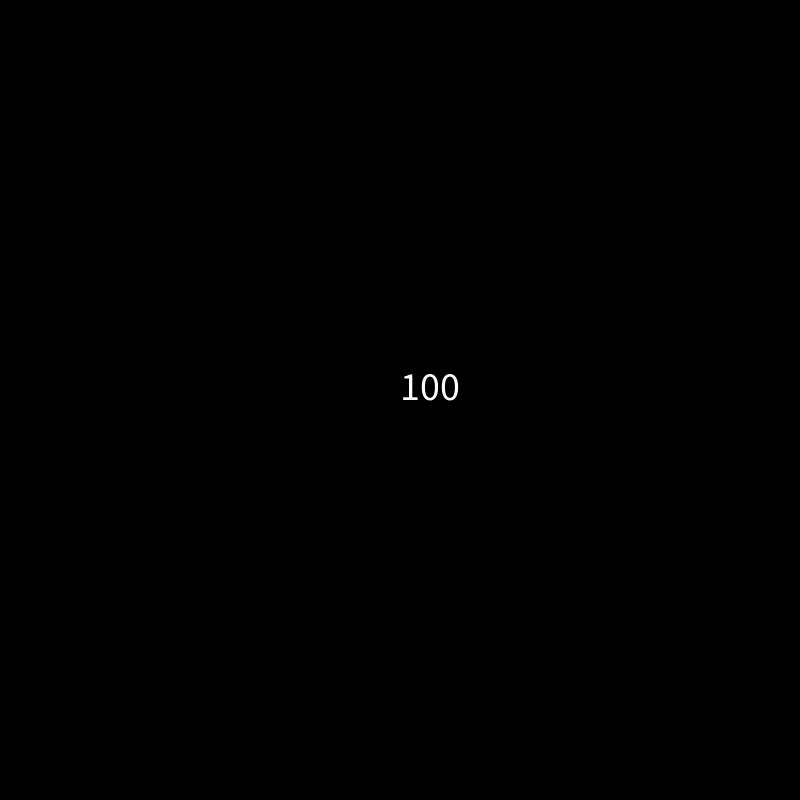
Frame 1 (no input)
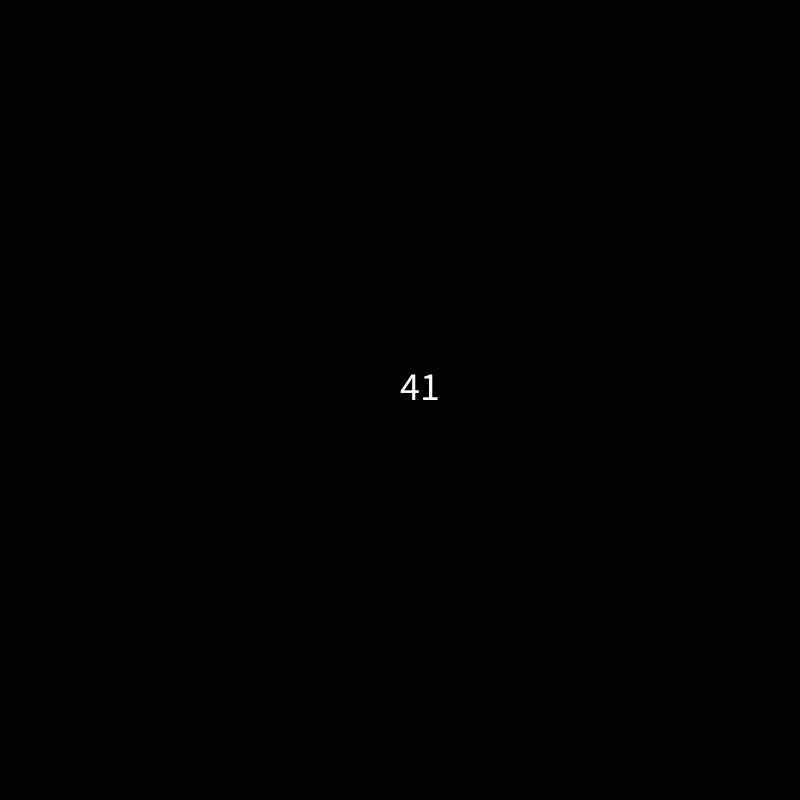
Frame 60 (the mouse pressed at the canvas centre just before this capture)
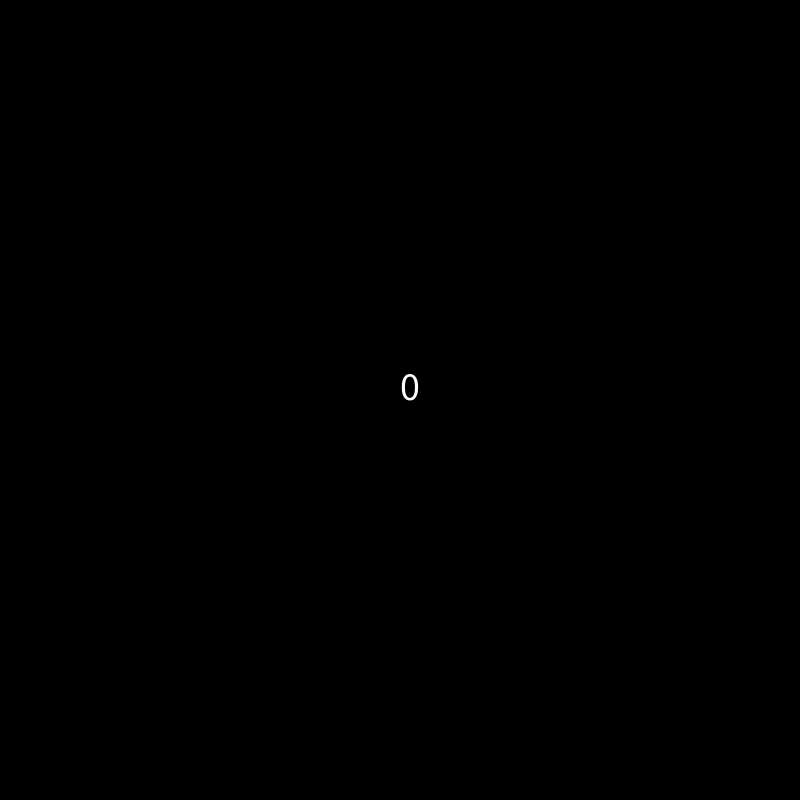
Frame 120 (the mouse held since frame 60 and released just before this capture)

The Processing sketch that drew these frames (run headless with seeded random() and noise(); from frame 60 on, the mouse is pressed at the canvas centre):

// Processing sketch: JH_Quiz1_ans5
// ── JH_Quiz1_ans5.pde
int count = 100;
int countRate = -1;


void setup(){
  size(800,800);
  textSize(40);
  
}

void draw(){
  
  background(0);
  fill(255);
  text(count, width/2,height/2);
  count = count + countRate;
  
  if(count == 0){
   countRate=0; 
  }
  
}
